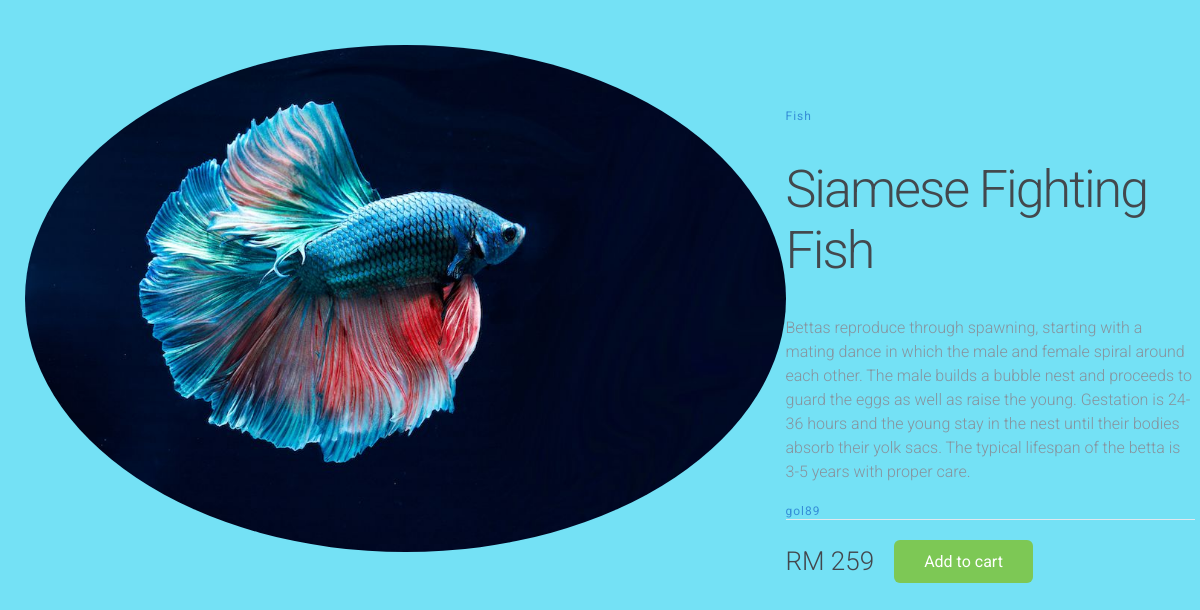
The app's page /products_detail_sell.php?pid=2 with its own data.
### tables this page shows
CREATE TABLE `tbl_productsell_delta` (
  `ID` int(11) NOT NULL,
  `PICTURE` varchar(255) NOT NULL,
  `NAME` varchar(255) NOT NULL,
  `DESCRIPTION` text NOT NULL,
  `SELLER` varchar(50) DEFAULT NULL,
  `PRICE` int(11) NOT NULL,
  `STOCK` int(50) DEFAULT NULL
);

### products_detail_sell.php (the view, shortened to what this page needs)
<?php
  include 'db.php'
?>
<!DOCTYPE html>
<html>
  <head>
    <link href="css/style2.css" rel="stylesheet">
  </head>
  <body>
    <?php
    try {
      $conn = new PDO("mysql:host=$servername;dbname=$dbname", $username, $password);
      $conn->setAttribute(PDO::ATTR_ERRMODE, PDO::ERRMODE_EXCEPTION);
        $stmt = $conn->prepare("SELECT * FROM tbl_productsell_delta WHERE ID = :pid");
      $stmt->bindParam(':pid', $pid, PDO::PARAM_STR);
      $stmt->execute();
      $readrow = $stmt->fetch(PDO::FETCH_ASSOC);
      }
    catch(PDOException $e) {
        echo "Error: " . $e->getMessage();
    }
    ?>
    <main class="container">
      <div class="left-column">
        <?php if ($readrow['PICTURE'] == "" ) {
        echo "No image";
      }
      else { ?>
      <img src="pictures_sell/<?php echo $readrow['PICTURE'] ?>" class="img-responsive">
      <?php } ?>
      </div>
      <div class="right-column">
        <div class="product-description">
          <span>Fish</span>
          <h1><?php echo $readrow['NAME'] ?></h1>
          <p><?php echo $readrow['DESCRIPTION'] ?></p>
          <span><?php echo $readrow['SELLER'] ?></span>
        </div>
        <div class="product-configuration">
        <div class="product-price">
          <span> RM <?php echo $readrow['PRICE'] ?></span>
          <a href="Cart2.php" class="cart-btn">Add to cart</a>
        </div>
      </div>
    </main>
  </body>
</html>

### css/style2.css (style rules this page uses)
html, body { height: 100%; width: 100%; margin: 0; font-family: 'Roboto', sans-serif; }
.container { max-width: 1200px; margin: 0 auto; padding: 15px; display: flex; }
.left-column { width: 65%; position: relative; }
.right-column { width: 35%; margin-top: 60px; }
.left-column img { width: 100%; position: absolute; left: 0; top: 0; opacity: 100; border-radius: 50%; }
.product-description { border-bottom: 1px solid #E1E8EE; margin-bottom: 20px; }
.product-description span { font-size: 12px; color: #358ED7; letter-spacing: 1px; text-decoration: none; }
.product-description h1 { font-weight: 300; font-size: 52px; color: #43484D; letter-spacing: -2px; }
.product-description p { font-size: 16px; font-weight: 300; color: #86939E; line-height: 24px; }
.product-price { display: flex; align-items: center; }
.product-price span { font-size: 26px; font-weight: 300; color: #43474D; margin-right: 20px; }
.cart-btn { display: inline-block; background-color: #7DC855; border-radius: 6px; font-size: 16px; color: #FFFFFF; text-decoration: none; padding: 12px 30px; transition: all .5s; }
* { font-family: "Roboto"; }
:root { --omrs-color-ink-lowest-contrast: rgba(47, 60, 85, 0.18); --omrs-color-ink-low-contrast: rgba(60, 60, 67, 0.3); --omrs-color-ink-medium-contrast: rgba(19, 19, 21, 0.6); --omrs-color-interaction: #1e4bd1; --omrs-color-interaction-minus-two: rgba(73, 133, 224, 0.12); --omrs-color-danger: #b50706; --omrs-color-bg-low-contrast: #eff1f2; --omrs-color-ink-high-contrast: #121212; --omrs-color-bg-high-contrast: #ffffff; }

### products_detail_sell.php (style rules this page uses)
body { background-color: #74E1F5; padding: 30px 10px; justify-content: center; }

### records on screen
tbl_productsell_delta: PICTURE (picture), NAME "Siamese Fighting Fish", DESCRIPTION "Bettas reproduce through spawning, starting with a mating dance in which the male and female spiral around each other. The male builds a bubble nest and proceeds to guard the eggs as well as raise the young. Gestation is 24-36 hours and the young stay in the nest until their bodies absorb their yolk sacs. The typical lifespan of the betta is 3-5 years with proper care.", SELLER "gol89", PRICE "259"
